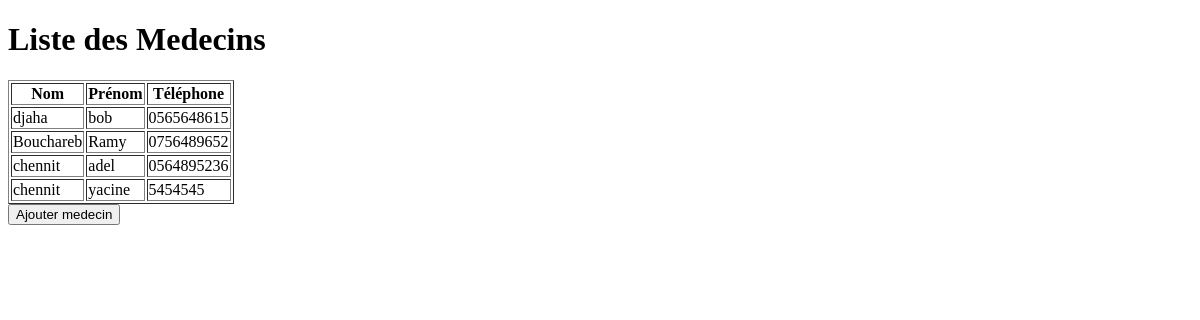
Before: /liste_medecins/ with the older database file.
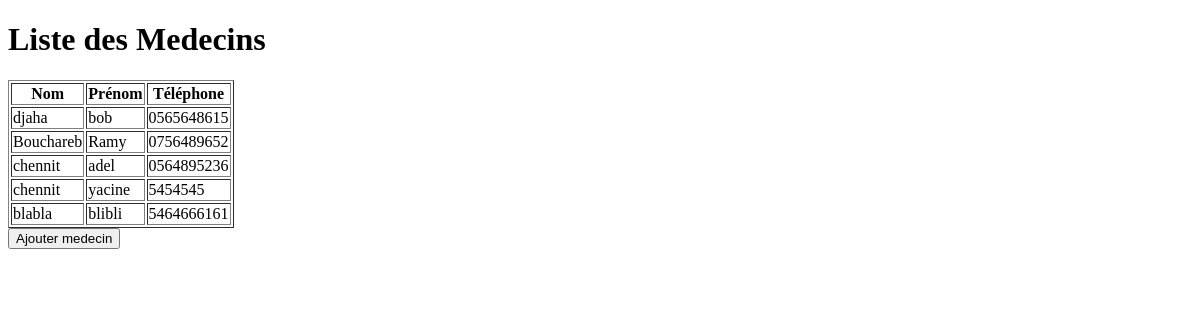
After: the same page with the newer database file.
### app1/models.py (models this page shows)
class Medecin(models.Model) :
    Num_M = models.AutoField(primary_key=True)
    Nom_M = models.CharField(max_length = 50)
    Prenom_M = models.CharField(max_length = 50)
    Telephone_M = models.CharField(max_length = 10, help_text = 'Entrez un numero de telephone valable svp')

### app1/views.py (the view)
# urls.py: path('liste_medecins/',liste_medecins, name='liste_medecins'),
def liste_medecins(request):
    medecins = Medecin.objects.all()
    return render(request, 'liste_medecins.html', {'medecins': medecins})

### app1/templates/liste_medecins.html (shortened to what this page needs)
<!DOCTYPE html>
<html lang="en">
<head>
</head>
<body>
    <h1>Liste des Medecins</h1>
<table border="1">
    <thead>
        <tr>
            <th>Nom</th>
            <th>Prénom</th>
            <th>Téléphone</th>
        </tr>
    </thead>
    <tbody>
        {% for medecin in medecins %}
            <tr>
                <td>{{ medecin.Nom_M }}</td>
                <td>{{ medecin.Prenom_M }}</td>
                <td>{{ medecin.Telephone_M }}</td>
            </tr>
        {% endfor %}
    </tbody>
</table>
<a href="{% url 'ajouter_medecin' %}"><button>Ajouter medecin</button></a>
</body>
</html>

Changed rows visible on the page:
added Medecin: Nom_M "blabla", Prenom_M "blibli", Telephone_M "5464666161"
